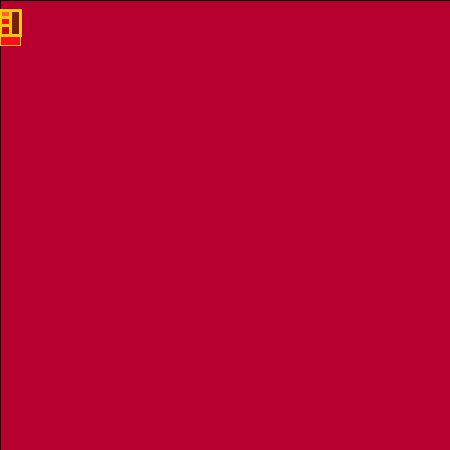
Frame 1 (no input)
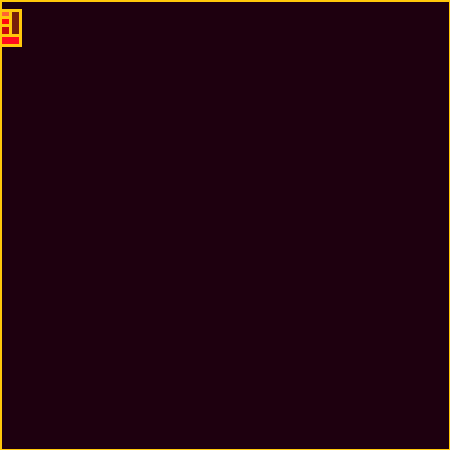
Frame 60 (the mouse pressed at the canvas centre just before this capture)
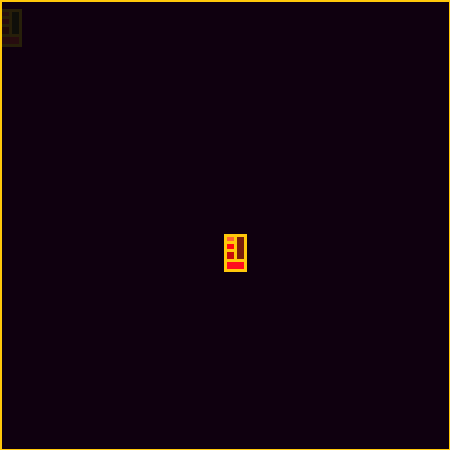
Frame 120 (the mouse held since frame 60 and released just before this capture)

The Processing sketch that drew these frames (run headless with seeded random() and noise(); from frame 60 on, the mouse is pressed at the canvas centre):

// Processing sketch: processing_96250
// ── processing_96250.pde

void setup(){
size(450,450);
background(190,0,50);
noCursor();
}
void draw(){

fill(0,8);
rect(0,0,450,450);
stroke(380,200,10); 
fill(100,12,30);
rect(mouseX,mouseY+10,10,35); 

stroke(380,200,10); 
fill(360,12,30);
rect(mouseX,mouseY+10,20,35); 
strokeWeight(3); 
stroke(380,200,10);
fill(120,30,10);
rect(mouseX,mouseY+10,20,25); 
stroke(380,200,10);
fill(200,10,10);
rect(mouseX,mouseY+10,10,25);

stroke(380,200,10);
fill(290,10,15);
rect(mouseX,mouseY+10,10,15);

stroke(380,200,10);
fill(390,100,50);
rect(mouseX,mouseY+10,10,7.5); 


}
